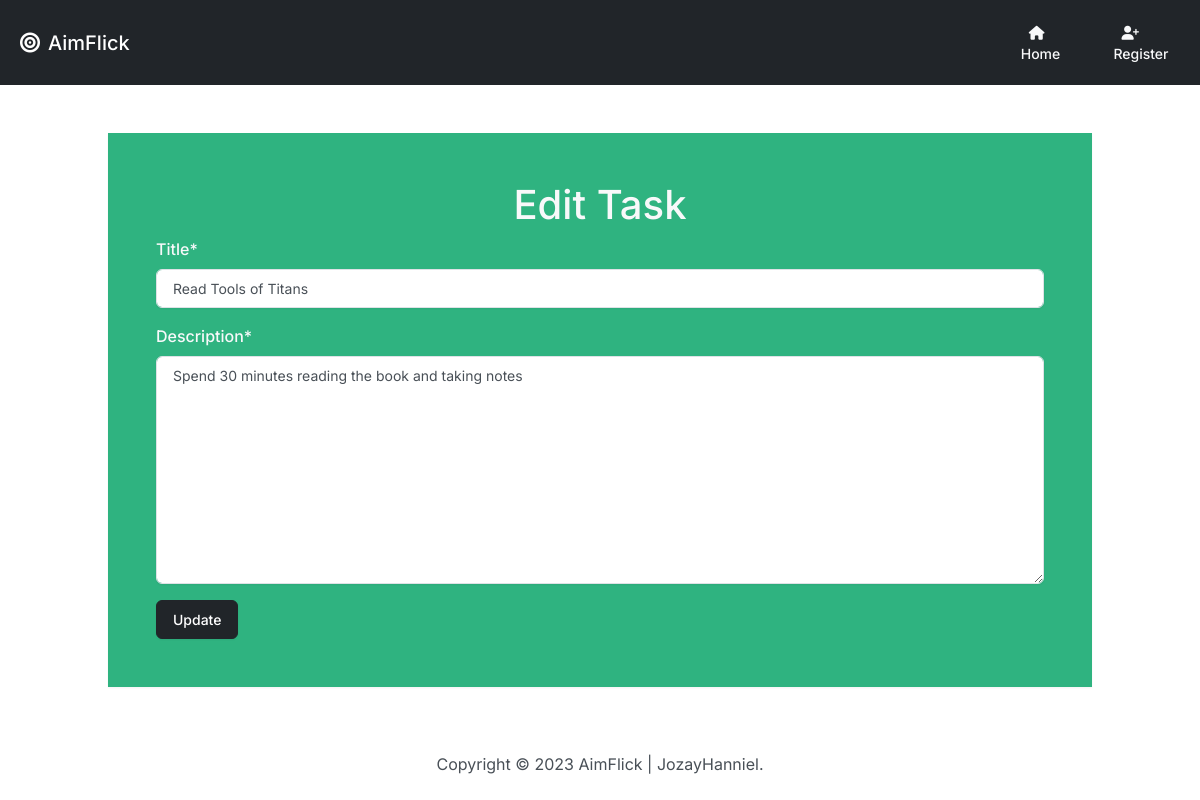
The app's page /edit/4 with its own data.
### tasks/models.py (models this page shows, shortened)
class Task(models.Model):
    title = models.CharField(max_length=200)
    description = models.CharField(max_length=255, default="Wash my clothes")
    completed = models.BooleanField(default=False)
    user = models.ForeignKey(User, on_delete=models.CASCADE)

### tasks/views.py (the view)
# urls.py: path("edit/<int:id>", views.edit, name="edit"),
def edit(request, id):
    if request.method == "POST":
        task_instance = Task.objects.get(pk=id)
        form = TaskForm(request.POST, instance=task_instance)
        if form.is_valid():
            form.save()
            return render(request, 'main/user/edit.html', {
                'form': form,
                'success': True
            })
    else:
        task_instance = Task.objects.get(pk=id)
        form = TaskForm(instance=task_instance)
        return render(request, 'main/user/edit.html', {
            'form': form
        })

### tasks/forms.py
class TaskForm(forms.ModelForm):
    class Meta:
        model = Task
        fields = ['title', 'description']
        labels = {
            'title' : 'Title',
            'description' : 'Description',
        }
        widgets = {
            'title' : forms.TextInput(attrs={'class': 'form-control'}),
            'description' : forms.Textarea(attrs={'class': 'form-control'}),
        }

### tasks/templates/main/user/edit.html
{%extends 'main/base.html'%} {% block title %} Add Task {% endblock %} {% load crispy_forms_tags %} {% block content %} {% if success %}
<div class="text-center m-5 p-5"></div>
<div class="alert alert-success mx-5 text-center" role="alert">
    Task updated successfully.
    <a href="{% url 'task_list' %}" class="alert-link">View Tasks</a>
</div>
</div>
{% else %}
<div class="mx-5 p-5">
    <form method="post" class="shadow bg-success text-light p-5">
        <h1 class="text-center text-light">
            Edit Task
        </h1>
        {% csrf_token %}{{form|crispy}}
        <button type="submit" class="btn btn-dark">Update</button>
    </form>
</div>
{% endif %} {% endblock %}

### records on screen
Task: title "Read Tools of Titans", description "Spend 30 minutes reading the book and taking notes"
